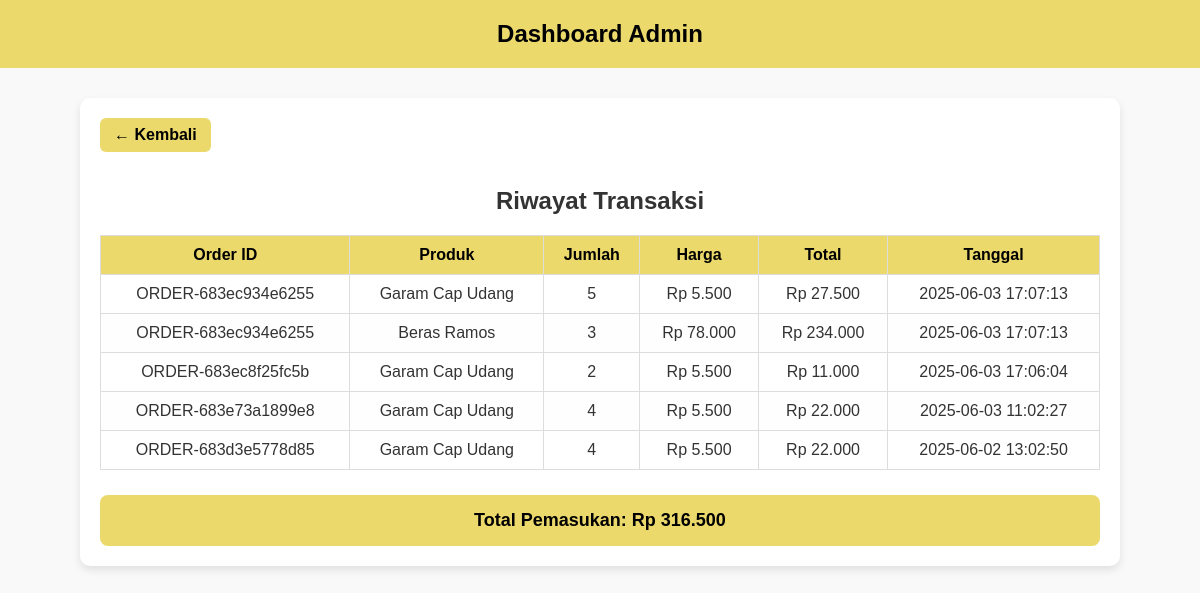
Screenshot of /TransaksiDashboard.php with the database file from the repository.
### tables this page shows
CREATE TABLE `data_pesanan` (
  `id` int(11) NOT NULL,
  `order_id` varchar(50) DEFAULT NULL,
  `nama_produk` text DEFAULT NULL,
  `jumlah` int(11) DEFAULT NULL,
  `harga` int(11) DEFAULT NULL,
  `total` int(11) DEFAULT NULL,
  `tanggal` datetime DEFAULT current_timestamp(),
  `user_id` int(11) DEFAULT NULL
);

### TransaksiDashboard.php (the view, shortened to what this page needs)
<?php
require_once 'db.php';
$query = "SELECT * FROM data_pesanan ORDER BY tanggal DESC";
$result = mysqli_query($conn, $query);
$total_pemasukan = 0;
$pesanan = [];
while ($row = mysqli_fetch_assoc($result)) {
    $pesanan[] = $row;
    $total_pemasukan += $row['total'];
}
?>
<!DOCTYPE html>
<html lang="id">
<head>
</head>
<body>
<header>
  Dashboard Admin
</header>
<div class="container">
  <a href="admin-panel.php" class="back-link">← Kembali</a>
  <h2>Riwayat Transaksi</h2>
  <table>
    <thead>
      <tr>
        <th>Order ID</th>
        <th>Produk</th>
        <th>Jumlah</th>
        <th>Harga</th>
        <th>Total</th>
        <th>Tanggal</th>
      </tr>
    </thead>
    <tbody>
      <?php if (count($pesanan) > 0): ?>
        <?php foreach ($pesanan as $row): ?>
          <tr>
            <td><?= htmlspecialchars($row['order_id']) ?></td>
            <td><?= htmlspecialchars($row['nama_produk']) ?></td>
            <td><?= (int)$row['jumlah'] ?></td>
            <td>Rp <?= number_format($row['harga'], 0, ',', '.') ?></td>
            <td>Rp <?= number_format($row['total'], 0, ',', '.') ?></td>
            <td><?= htmlspecialchars($row['tanggal']) ?></td>
          </tr>
        <?php endforeach; ?>
      <?php else: ?>
        <tr>
          <td colspan="6">Belum ada transaksi.</td>
        </tr>
      <?php endif; ?>
    </tbody>
  </table>
  <div class="total-box">
    Total Pemasukan: Rp <?= number_format($total_pemasukan, 0, ',', '.') ?>
  </div>
</div>
</body>
</html>

### TransaksiDashboard.php (style rules this page uses)
:root { --primary: #EBD96B; --light-bg: #f9f9f9; --white: #ffffff; --text: #333; }
body { font-family: Arial, sans-serif; margin: 0; background-color: var(--light-bg); color: var(--text); }
header { background-color: var(--primary); color: #000; padding: 20px; text-align: center; font-size: 24px; font-weight: bold; }
.container { max-width: 1000px; margin: 30px auto; padding: 20px; background-color: var(--white); border-radius: 10px; box-shadow: 0 4px 8px rgba(0,0,0,0.1); }
h2 { text-align: center; color: var(--text); margin-bottom: 20px; }
table { width: 100%; border-collapse: collapse; }
table, th, td { border: 1px solid #ddd; }
th { background-color: var(--primary); color: #000; padding: 10px; text-align: center; }
td { padding: 10px; text-align: center; }
tr:nth-child(even) { background-color: #fefefe; }
.back-link { display: inline-block; margin-bottom: 15px; background-color: var(--primary); color: #000; padding: 8px 14px; border-radius: 6px; text-decoration: none; font-weight: bold; transition: opacity 0.3s ease; }
.total-box { margin-top: 25px; padding: 15px; background-color: var(--primary); color: #000; border-radius: 8px; text-align: center; font-size: 18px; font-weight: bold; }

### rows the page displays
data_pesanan: order "ORDER-683ec934e6255", nama_produk "Garam Cap Udang", jumlah "5", harga "5.500", total "27.500", tanggal "2025-06-03 17:07:13"
data_pesanan: order "ORDER-683ec934e6255", nama_produk "Beras Ramos", jumlah "3", harga "78.000", total "234.000", tanggal "2025-06-03 17:07:13"
data_pesanan: order "ORDER-683ec8f25fc5b", nama_produk "Garam Cap Udang", jumlah "2", harga "5.500", total "11.000", tanggal "2025-06-03 17:06:04"
data_pesanan: order "ORDER-683e73a1899e8", nama_produk "Garam Cap Udang", jumlah "4", harga "5.500", total "22.000", tanggal "2025-06-03 11:02:27"
data_pesanan: order "ORDER-683d3e5778d85", nama_produk "Garam Cap Udang", jumlah "4", harga "5.500", total "22.000", tanggal "2025-06-02 13:02:50"

### other values shown
$total_pemasukan "316.500"
